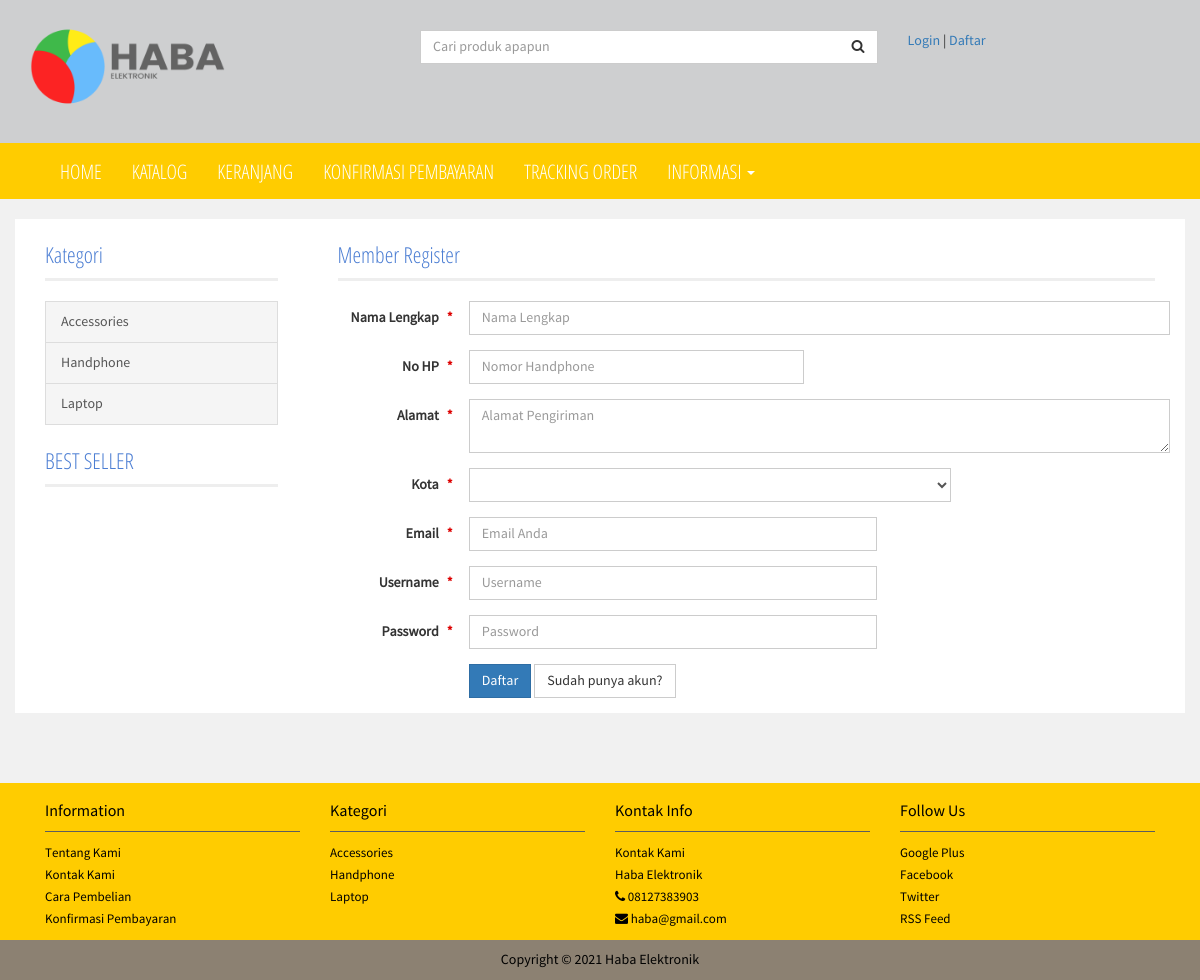
The app's page /index.php/member/daftar with its own data.
### tables this page shows
CREATE TABLE `produk_kategori` (
  `kategori_id` int(11) NOT NULL,
  `nama_kategori` varchar(50) NOT NULL
);

CREATE TABLE `berita` (
  `berita_id` int(11) NOT NULL,
  `berita_kategori_id` int(11) DEFAULT NULL,
  `judul` varchar(100) NOT NULL,
  `slug` varchar(200) NOT NULL,
  `isi` longtext NOT NULL,
  `tanggal` datetime NOT NULL,
  `jenis` enum('berita','halaman') NOT NULL,
  `status` enum('draft','publish') NOT NULL,
  `user_id` int(11) NOT NULL
);

### application/controllers/Member.php (called while the page is built, shortened)
<?php
class Member extends CI_Controller
{
	function __construct()
	{
		$this->load->library('m_db');
	}
	function daftar()
	{
		$this->form_validation->set_rules('nama','Nama Lengkap Anda','required');
		$this->form_validation->set_rules('hp','Nomor Handphone','required');
		$this->form_validation->set_rules('alamat','Alamat','required');
		$this->form_validation->set_rules('kota','Kota','required');
		$this->form_validation->set_rules('email','Email','required');
		$this->form_validation->set_rules('username','Username','required');
		$this->form_validation->set_rules('password','Password','required');
		if($this->form_validation->run()==TRUE)
		{
			$nama=$this->input->post('nama',TRUE);
			$hp=$this->input->post('hp',TRUE);
			$alamat=$this->input->post('alamat',TRUE);
			$kota=$this->input->post('kota',TRUE);
			$email=$this->input->post('email',TRUE);
			$username=$this->input->post('username',TRUE);
			$password=$this->input->post('password',TRUE);
			$this->load->model('login_model');
			if($this->login_model->user_daftar($nama,$username,$password,"member")==TRUE)
			{
				$userid=$this->m_db->last_insert_id();
				$d=array(
				'nama_pelanggan'=>$nama,
				'alamat'=>$alamat,
				'hp'=>$hp,
				'email'=>$email,
				'kota'=>$kota,
				'user_id'=>$userid,
				);
				if($this->m_db->add_row('pelanggan',$d)==TRUE)
				{
					redirect(base_url().'member/login');
				}else{
					$s=array(
					'user_id'=>$userid,
					);
					$this->m_db->delete_row('userlogin',$s);
					redirect(base_url().'member/daftar');
				}
			}else{
				redirect(base_url().'member/daftar');
			}
		}else{
			$meta['judul']="Member Register | ".baca_konfig('nama-aplikasi');
			$meta['judulhalaman']="Member Register";
			$meta['homepage']=FALSE;
			$this->load->view('html/header',$meta);
			$this->load->view('html/registerview');
			$this->load->view('html/footer');
		}
	}
}

### index.php (called while the page is built, shortened)
<?php
require_once BASEPATH.'/core/CodeIgniter.php';

### application/libraries/M_db.php (called while the page is built, shortened)
<?php
class M_db{
	protected $CI;
	function __construct()
	{
		$this->CI=& get_instance();
	}
	function get_data($table,$where=array(),$order='',$group='',$limit=null,$start=null){
		if(!empty($table))	{
			if(!empty($where)){
				$this->CI->db->where($where);
			}
			if(!empty($order)){
				$this->CI->db->order_by($order);
			}
			if(!empty($limit)){
				$this->CI->db->limit($limit,$start);
			}
			$result=$this->CI->db->get($table);
			if($result->num_rows() > 0){
				return $result->result();
			}else{
				return null;
			}
		}else{
			$this->noTable();
		}
	}
	function get_row($table,$where=array(),$field,$order=array()){
		if(empty($table)){
			$this->noTable();
		}else{
			if(!empty($where)){
				$this->CI->db->where($where);
			}
			$sql = $this->CI->db->get($table);
			if($sql->num_rows() > 0){
				return $sql->row()->$field;
			} else {
				return "";
			}
		}
	}
}

### application/models/Produk_model.php (called while the page is built, shortened)
<?php
class Produk_model extends CI_Model
{
	function kategori_data($where=array(),$order="nama_kategori ASC")
	{
		$d=$this->m_db->get_data('produk_kategori',$where,$order);
		return $d;
	}
}

### application/helpers/ecom_helper.php (called while the page is built, shortened)
<?php
if(!function_exists('produk_kategori'))
{
	function produk_kategori()
	{
		$CI=& get_instance();
		$d=$CI->mod_produk->kategori_data();
		return $d;
	}
}

### application/helpers/asset_helper.php (called while the page is built, shortened)
<?php
if(!function_exists('asset_select2'))
{
	function asset_select2()
	{
		$a='';
		$a.=add_css(base_url().'assets/plugin/select2/css/select2.min.css');
		$a.=add_js(base_url().'assets/plugin/select2/js/select2.full.min.js');
		$a.=add_js(base_url().'assets/plugin/select2/js/i18n/id.js');
		return $a;
	}
}

### application/views/html/registerview.php (the view, shortened to what this page needs)
<?php
echo asset_select2();
$ref=$this->input->get('ref');
echo form_open(base_url('member/daftar').'?ref='.$ref,array('class'=>'form-horizontal'));
?>
<div class="form-group required">
	<label class="col-sm-2 control-label" for="">Nama Lengkap</label>
	<div class="col-md-10">
		<input type="text" name="nama" id="" class="form-control " autocomplete="off" placeholder="Nama Lengkap" required="" value="<?php echo set_value('nama'); ?>"/>
	</div>
</div>
<div class="form-group required">
	<label class="col-sm-2 control-label" for="">No HP</label>
	<div class="col-md-5">
		<input type="text" name="hp" id="" class="form-control " autocomplete="off" placeholder="Nomor Handphone" required="" value="<?php echo set_value('hp'); ?>"/>
	</div>
</div>
<div class="form-group required">
	<label class="col-sm-2 control-label" for="">Alamat</label>
	<div class="col-md-10">
		<textarea name="alamat" required="" class="form-control" placeholder="Alamat Pengiriman"><?=set_value('alamat');?></textarea>
	</div>
</div>
<div class="form-group required">
	<label class="col-sm-2 control-label" for="">Kota</label>
	<div class="col-md-7">
		<select name="kota" class="form-control select2" required="" style="width: " data-placeholder="Pilih Kota">
    		<option></option>
    		<?php
    		$dKota=$this->m_db->get_data('lokasi_kota',array(),'nama_kota ASC');
    		if(!empty($dKota))
    		{
				foreach($dKota as $rKota)
				{
					echo '<option value="'.$rKota->kota_id.'" '.set_select('kota',$rKota->kota_id).'>'.$rKota->nama_kota.'</option>';
				}
			}
    		?>
    	</select>
	</div>
</div>
<div class="form-group required">
	<label class="col-sm-2 control-label" for="">Email</label>
	<div class="col-md-6">
		<input type="email" name="email" id="" class="form-control " autocomplete="off" placeholder="Email Anda" required="" value="<?php echo set_value('email'); ?>"/>
	</div>
</div>
<div class="form-group required">
	<label class="col-sm-2 control-label" for="">Username</label>
	<div class="col-md-6">
		<input type="text" name="username" id="" class="form-control " autocomplete="off" placeholder="Username" required="" value="<?php echo set_value('username'); ?>"/>
	</div>
</div>
<div class="form-group required">
	<label class="col-sm-2 control-label" for="">Password</label>
	<div class="col-md-6">
		<input type="password" name="password" id="" class="form-control " autocomplete="off" placeholder="Password" required="" value="<?php echo set_value('password'); ?>"/>
	</div>
</div>
<div class="form-group">
	<label class="col-sm-2 control-label">&nbsp;</label>
	<div class="col-md-6">
		<button type="submit" class="btn btn-primary btn-flat">Daftar</button>
		<a href="<?=base_url();?>member/login?ref=<?=$ref;?>" class="btn btn-default btn-flat">Sudah punya akun?</a>
	</div>
</div>
<?php
echo form_close();
?>

### application/views/html/sidebar.php (shortened to what this page needs)
<div class="col-lg-3 col-md-3 col-sm-12 hidden-print">
<div class="col-lg-12 col-md-12 col-sm-6">
	<div class="no-padding">
    		<span class="title">Kategori</span>
    	</div>
		<div id="main_menu">
            <div class="list-group panel panel-cat">
            	<?php
            	$dKat=produk_kategori();
            	if(!empty($dKat))
            	{
					foreach($dKat as $rKat)
					{
						$slugCat=string_create_slug($rKat->nama_kategori);
						$urlcat=base_url().'produk/kategori/'.$rKat->kategori_id.'/'.$slugCat;
					?>
					<a href="<?=$urlcat;?>" class="list-group-item" ><?=$rKat->nama_kategori;?></a>
					<?php
					}
				}
            	?>
            </div>
        </div>
	</div>
	<div class="col-lg-12 col-md-12 col-sm-6">
		<div class="no-padding">
    		<span class="title">BEST SELLER</span>
    	</div>
	</div>
</div>

### application/views/html/footer.php (shortened to what this page needs)
</div>
        </div>
	</div>
	<footer class="hidden-print">
    	<div class="container">
        	<div class="col-lg-3 col-md-3 col-sm-6">
        		<div class="column">
        			<h4>Information</h4>
        			<ul>
        				<?php
							$dHalaman=$this->m_db->get_data('berita',array('jenis'=>'halaman'));
							if(!empty($dHalaman))
							{
								foreach($dHalaman as $rHalaman)
								{
									$urlpage=base_url().'informasi/'.$rHalaman->slug;
								?>
								<li><a href="<?=$urlpage;?>"><?=$rHalaman->judul;?></a></li>
								<?php
								}
							}
							?>
        			</ul>
        		</div>
        	</div>
        	<div class="col-lg-3 col-md-3 col-sm-6">
        		<div class="column">
        			<h4>Kategori</h4>
        			<ul>
        				<?php
		            	$dKat=produk_kategori();
		            	if(!empty($dKat))
		            	{
							foreach($dKat as $rKat)
							{
								$slugCat=string_create_slug($rKat->nama_kategori);
								$urlcat=base_url().'produk/kategori/'.$rKat->kategori_id.'/'.$slugCat;
							?>
							<li><a href="<?=$urlcat;?>"><?=$rKat->nama_kategori;?></a></li>
							<?php
							}
						}
		            	?>
        			</ul>
        		</div>
        	</div>
        	<div class="col-lg-3 col-md-3 col-sm-6">
        		<div class="column">
        			<h4>Kontak Info</h4>
        			<ul>
        				<li><a href="<?=base_url();?>kontak-kami">Kontak Kami</a></li>
        				<li><a href="#"><?=baca_konfig('company-name');?></a></li>
        				<li><a href="#"><i class="fa fa-phone"></i> <?=baca_konfig('company-phone');?></a></li>
        				<li><a href="#"><i class="fa fa-envelope"></i> <?=baca_konfig('company-email');?></a></li>
        			</ul>
        		</div>
        	</div>
        	<div class="col-lg-3 col-md-3 col-sm-6">
        		<div class="column">
        			<h4>Follow Us</h4>
        			<ul class="social">
        				<li><a href="#">Google Plus</a></li>
        				<li><a href="#">Facebook</a></li>
        				<li><a href="#">Twitter</a></li>
        				<li><a href="#">RSS Feed</a></li>
        			</ul>
        		</div>
        	</div>
        </div>
        <div class="navbar-inverse text-center copyright">
        	Copyright &copy; <?=date("Y");?> Haba Elektronik
        </div>
    </footer>
</body>
</html>

### assets/html/css/style2.css (style rules this page uses)
.form-control { border-radius: 0; box-shadow: none; webkit-box-shadow: none }
.btn { border-radius: 0 }
.list-group-item:first-child { border-top-right-radius: 0; border-top-left-radius: 0 }
.list-group-item:last-child { border-bottom-right-radius: 0; border-bottom-left-radius: 0 }
.panel { border-radius: 0; -webkit-box-shadow: none; box-shadow: none }
.no-padding { padding: 0!important }
select { border:1px solid #ddd;padding:3px }
body { font-family: 'source_sans_proregular'; color:#333; background: #f1f1f1 }
span.title { display: block; font-size: 20px; border-bottom: 3px solid #eee; padding-bottom: 8px; margin-bottom: 20px; font-family: 'open_sanscondensed_light'; font-size: 22px; color: #4c7ed3; }
footer { margin-top:70px; color:black; background-color: #FFCC00; }
footer h4 { border-bottom: 1px solid #5d5d5d; padding-top: 10px; padding-bottom: 10px; font-size: 16px; }
footer .column ul { font-size: 13px; list-style: none; padding: 0; line-height: 22px; }
footer .column ul a { color:black; }
footer .copyright { padding: 10px; color:black; background-color:rgb(140, 129, 114); }
.panel-cat { border: 0 }
.panel-cat > a { background: #f5f5f5 }

### assets/style.css (style rules this page uses)
.btn-flat,.flat-input,.flat-element { border-radius: 0; -webkit-box-shadow: none; -moz-box-shadow: none; box-shadow: none; border-width: 1px; }
.form-group.required .control-label:after { color: #d00; content: "*"; position: absolute; margin-left: 8px; top:7px; }

### records on screen
produk_kategori: nama_kategori "Accessories"
produk_kategori: nama_kategori "Handphone"
produk_kategori: nama_kategori "Laptop"
berita: judul "Tentang Kami"
berita: judul "Kontak Kami"
berita: judul "Cara Pembelian"
berita: judul "Konfirmasi Pembayaran"

### other values on screen
$judulhalaman "Member Register"
baca_konfig('company-name') "Haba Elektronik"
baca_konfig('company-phone') "08127383903"
baca_konfig('company-email') "haba@gmail.com"
